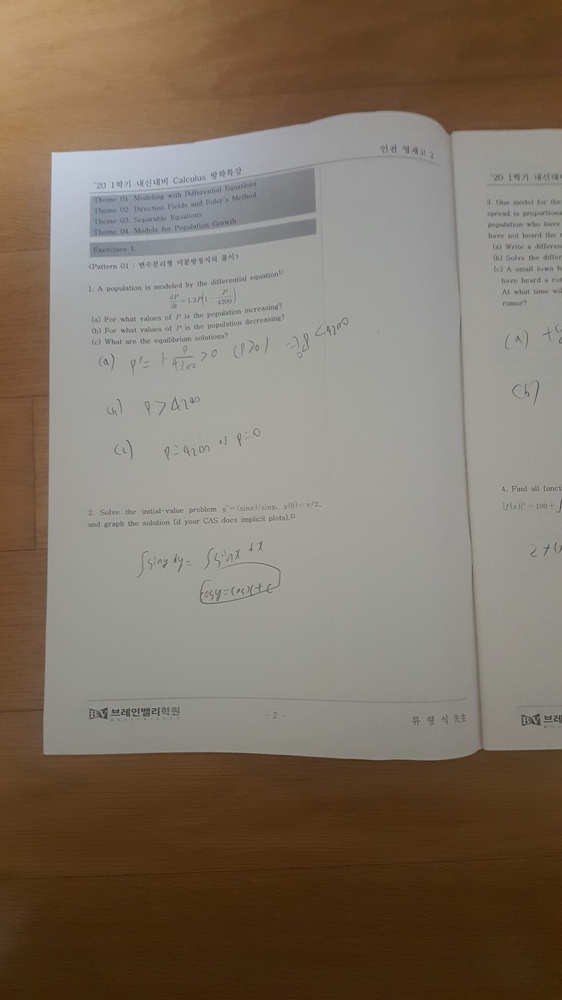
#> input picture photo.jpg, 562 x 1000 px, shrunk from 2988 x 5312 before the run
$ python main.py
#> lines starting #> are read from the running program, lines starting #| are printed output that depends on the picture; after the words box and inside, x2 and y2 are one past the last pixel; in counts of white or black regions, pixels touching at a corner belong together
import cv2
import numpy as np
import math

histogramSize = 100

src = cv2.imread("photo.jpg")
#> src is the input picture: shape (1000, 562, 3); mean B, G, R 101.2, 115.1, 127.9
# src = cv2.GaussianBlur(src, (5, 5), cv2.BORDER_DEFAULT)
src = cv2.bilateralFilter(src, 25, 75, 75)
cv2.imwrite("blur.png", src)

dst = cv2.Canny(src, 180, 250, None, 5, True)
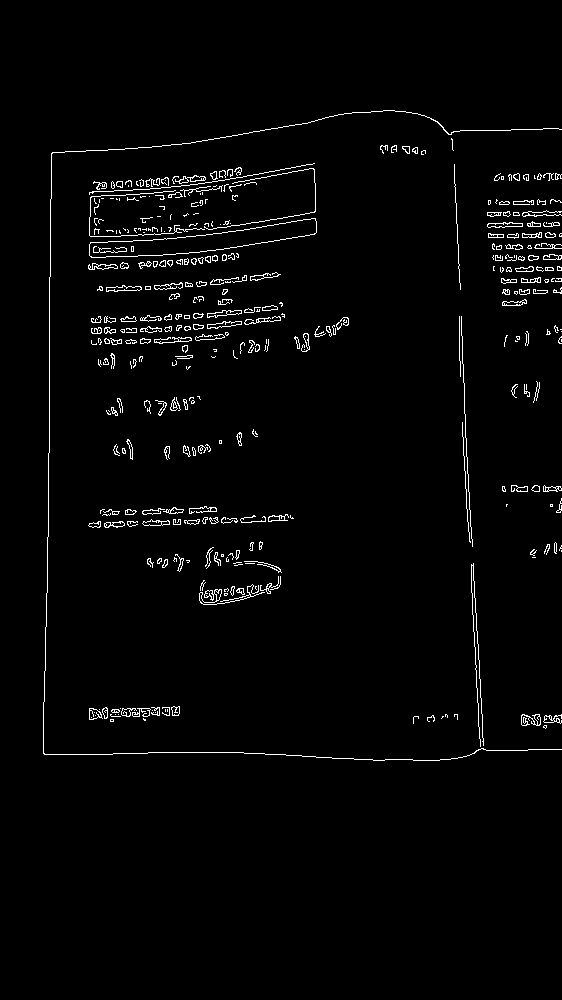
#> dst: shape (1000, 562); 2.2% white in thin lines or dots, all inside (x1, y1, x2, y2) = (43, 110, 562, 761)
dst = cv2.dilate(dst, None)
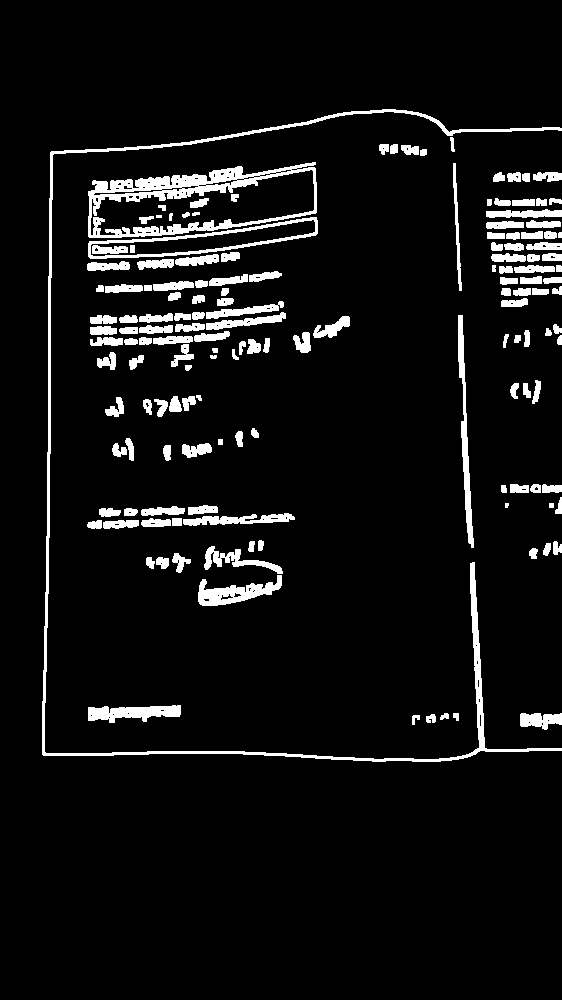
#> dst: shape (1000, 562); 6.7% white; 152 white regions (2 under 20 px), largest, box (x1, y1, x2, y2) and area: (42, 109, 562, 762) 6255, (88, 162, 317, 238) 5030, (88, 217, 318, 259) 1548
dst = cv2.erode(dst, None)
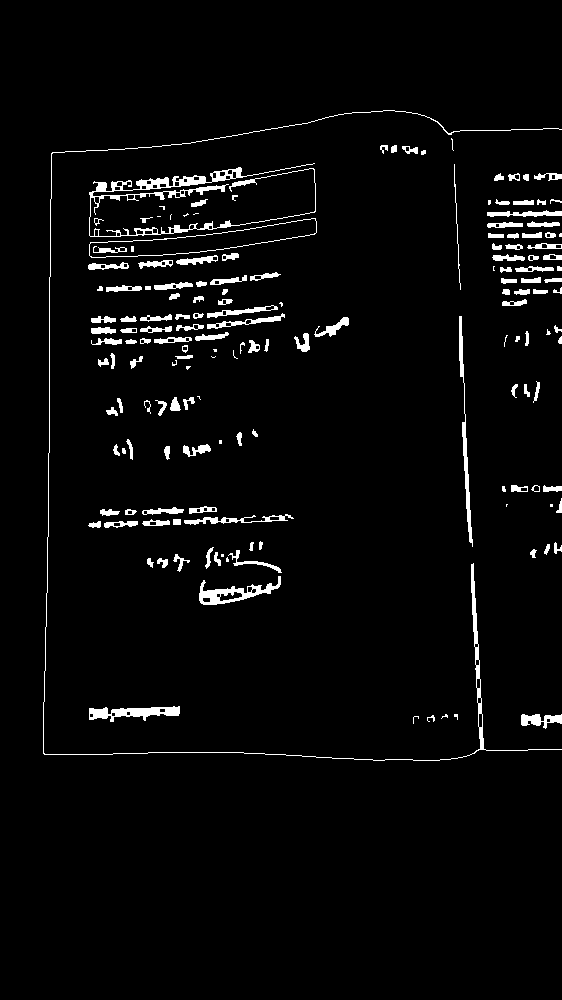
#> dst: shape (1000, 562); 3.4% white; 163 white regions (27 under 20 px), largest, box (x1, y1, x2, y2) and area: (89, 163, 316, 237) 2417, (43, 110, 562, 761) 2311, (199, 576, 281, 605) 785
cv2.imwrite("canny.png", dst)

print(dst.shape)
#| (1000, 562)
cdst = cv2.cvtColor(dst, cv2.COLOR_GRAY2BGR)
cdst = np.zeros((dst.shape[0], dst.shape[1], 3), np.uint8)

linesP = cv2.HoughLinesP(dst, 1, np.pi / 180, 50, None, 20, 10)
#> linesP = 190 rows, first 6: [459, 337, 461, 376], [460, 316, 472, 546], [471, 564, 479, 713], [462, 422, 469, 541], [504, 293, 561, 289], [43, 753, 44, 671]

lxi = []
lri = []
for i in range(int((dst.shape[0] + dst.shape[1]) / histogramSize) + 30):
    lxi.append(0)
#> after the loop, lxi = 45 values from 0 to 0
for i in range(91):
    lri.append(0)

if linesP is not None:
    for i in range(0, len(linesP)):
        l = linesP[i][0]
        if (l[2] - l[0]) == 0 or math.fabs(math.atan((l[3] - l[1]) / (l[2] - l[0])) / math.pi * 180) <= 80:
            cv2.line(cdst, (l[0], l[1]), (l[2], l[3]), (255, 255, 255), 1, cv2.LINE_AA)
#> this loop made 190 passes
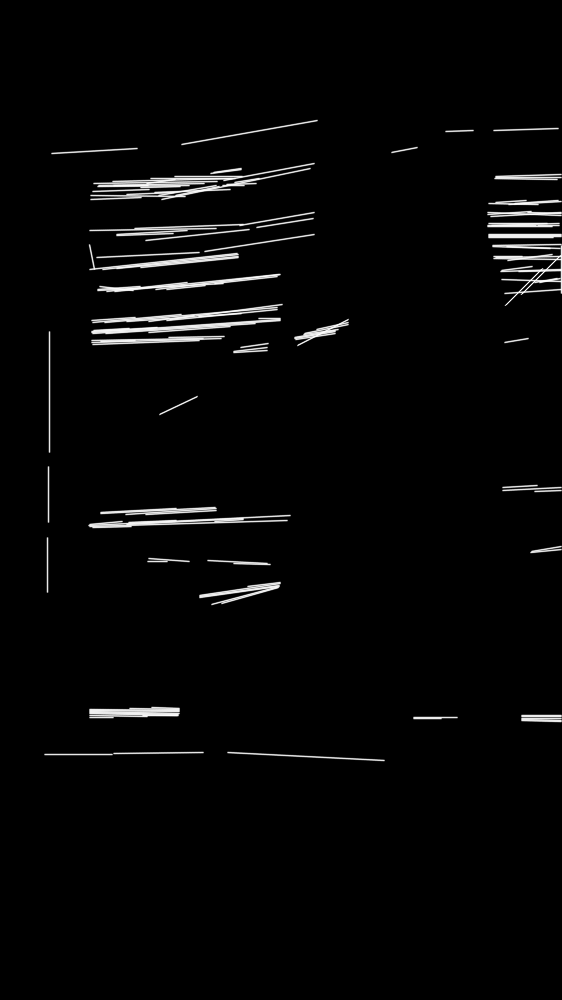
#> cdst: shape (1000, 562, 3); min 0, max 255, mean 6.1

    for i in range(0, len(linesP)):
        l = linesP[i][0]
        if (l[2] - l[0]) == 0 or math.fabs(math.atan((l[3] - l[1]) / (l[2] - l[0])) / math.pi * 180) > 80:
            lxi[int((l[0] - (l[2] - l[0]) / (l[3] - l[1]) * l[1]) / histogramSize) + 20] += math.sqrt(l[2] - l[0]) * (
                    l[2] - l[0]) + (l[3] - l[1]) * (l[3] - l[1])
            lri[int(math.fabs(math.atan((l[3] - l[1]) / (l[2] - l[0])) / math.pi * 180))] += math.sqrt(l[2] - l[0]) * (
                    l[2] - l[0]) + (l[3] - l[1]) * (l[3] - l[1])
#> after the loop, lri = 91 values, max 81446.9 at index 87, min 0 at index 0, mean 2232.4; lxi = 45 values, max 141534.2 at index 24, min 0 at index 0, mean 4514.3

    while lri[-1] == 0:
        del lri[-1]
#> this loop made 0 passes
    while lxi[-1] == 0:
        del lxi[-1]
#> this loop made 19 passes

    frl = lri
#> frl has the same summary as lri
    frli = frl.index(max(frl))
#> frli = 87
    fxl = lxi[:int(len(lxi) / 2)]
#> fxl = [0, 0, 0, 0, 0, 0, 0, 0, 0, 0, 0, 0, 0]
    fxli = fxl.index(max(fxl)) - 20
#> fxli = -20

    dotLi = []

    for i in range(0, len(linesP)):
        l = linesP[i][0]
        if (l[2] - l[0]) == 0 or math.fabs(math.atan((l[3] - l[1]) / (l[2] - l[0])) / math.pi * 180) > 80:
            if math.fabs((l[0] - (l[2] - l[0]) / (l[3] - l[1]) * l[
                1]) - fxli * histogramSize) < histogramSize * 2 and math.fabs(
                int(math.fabs(math.atan((l[3] - l[1]) / (l[2] - l[0])) / math.pi * 180)) - frli) < 5:
                dotLi.append((l[1], l[0]))
                dotLi.append((l[3], l[2]))
#> after the loop, dotLi = []

    dotLi.sort()
#> (the run stopped early here; a loop or call above may not have finished)
